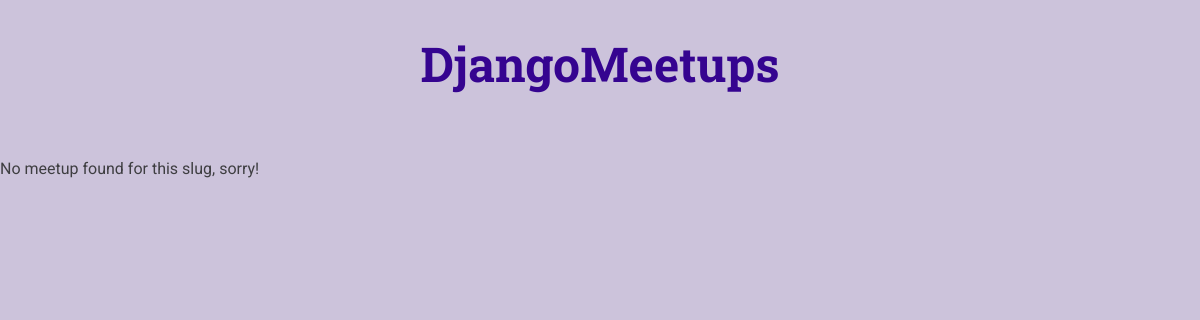
The page /a-fisrt-meetup on the database as committed earlier.
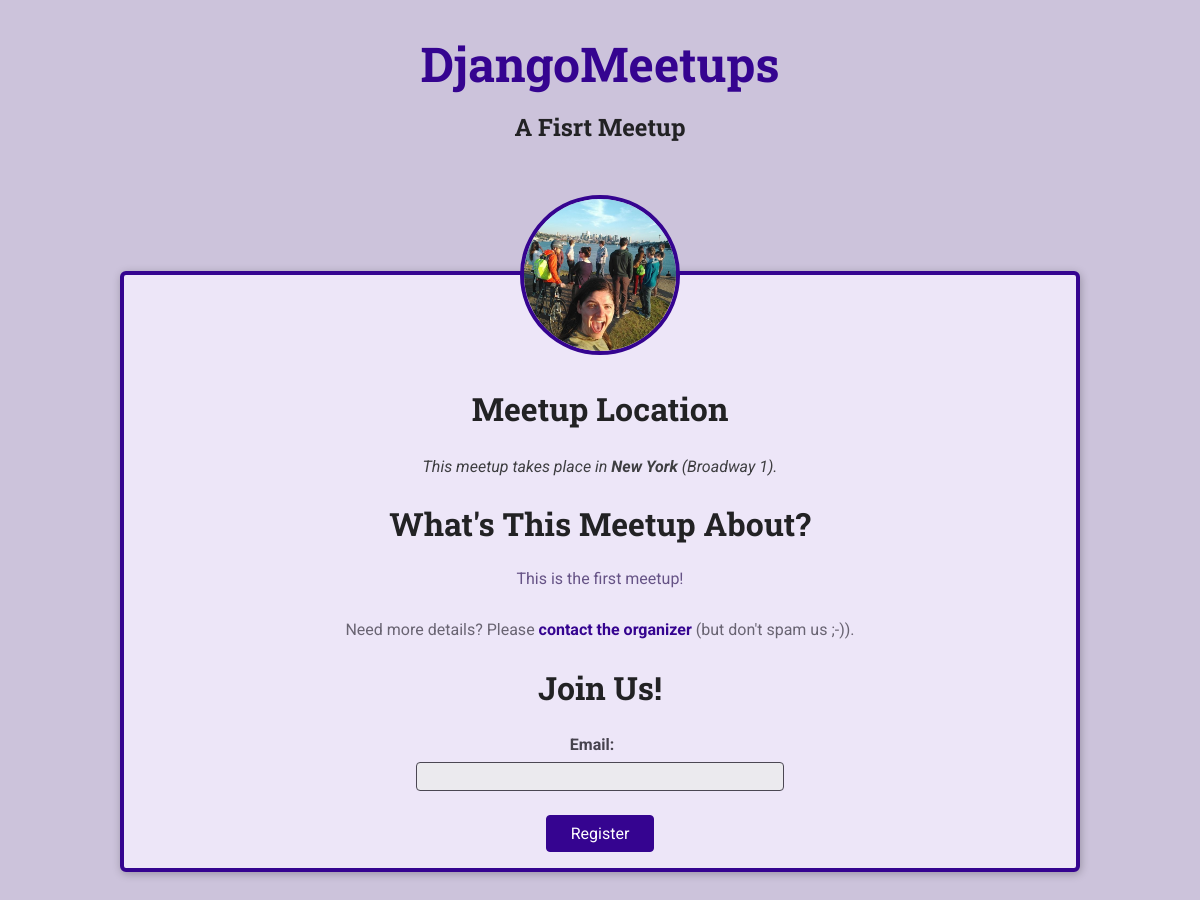
The same page on the database as committed later.
### meetups/models.py (models this page shows, shortened)
class Meetup(models.Model):
    title=models.CharField(max_length=200)
    organizer_email = models.EmailField()
    date= models.DateField()
    slug=models.SlugField(unique=True)
    description=models.TextField()
    image = models.ImageField(upload_to='images')
    location = models.ForeignKey(Location, on_delete=models.CASCADE)
    participants = models.ManyToManyField(Participant, blank = True, null=True)

class Location(models.Model):
    name=models.CharField(max_length=200)
    address = models.CharField(max_length=300)

### meetups/views.py (the view, shortened to what this page needs)
# urls.py: path('<slug:meetup_slug>', views.meetup_details, name='meetup-detail'), # our-domain.com/meetups/<dynamic-path-segment>
def meetup_details(request, meetup_slug):
    try:
        selected_meetup = Meetup.objects.get(slug=meetup_slug)
        if request.method == 'GET':
            registration_form = RegistrationForm()
        return render(request, 'meetups/meetup-details.html', {
                'meetup_found': True,
                'meetup': selected_meetup,
                'form': registration_form
            })
    except Exception as exc:
        return render(request, 'meetups/meetup-details.html', {
            'meetup_found': False
        })

### meetups/forms.py
class RegistrationForm(forms.ModelForm):
    class Meta:
        model=Participant
        fields=['email']

### meetups/templates/meetups/meetup-details.html (shortened to what this page needs)
{% extends 'meetups/base/base.html' %}
{% load static %}
{% block site_css %}
  <link rel="stylesheet" href="{% static 'meetups/styles/meetup-detail.css' %}">
{% endblock %}
{% block main_heading %}
  {{ meetup.title }}
{% endblock %}
{% block body %}
{% if meetup_found %}
<article>
  <img id='main-image' src="{{ meetup.image.url }}" alt="{{ image.title }}">
  <section id="location">
    <h2>Meetup Location</h2>
    <address>This meetup takes place in <span>{{ meetup.location.name }}</span> ({{meetup.location.address}}).</address>
  </section>
  <section id="details">
    <h2>What's This Meetup About?</h2>
    <p>{{ meetup.description }}</p>
    <footer>
      <p>Need more details? Please <a href="mailto:{{ meetup.organaizer_email}}">contact the organizer</a> (but don't spam us ;-)).</p>
    </footer>
  </section>
  <section id="registration">
    <h2>Join Us!</h2>
    <form action='{% url "meetup-detail" meetup.slug %}' method= 'POST'>
      <ul>
        {{ form.as_ul }}
      </ul>
      <div id='registration-actions'>
        <button>Register</button>
      </div>
    </form>
  </section>
</article>
{% else %}
<p>No meetup found for this slug, sorry!</p>
{% endif %}
{% endblock %}

### meetups/templates/meetups/base/base.html (shortened to what this page needs)
{% load static %}
<!DOCTYPE html>
<html lang="en">
<head>
    <link rel="stylesheet" href="{% static 'meetups/styles/base.css' %}">
    {% block site_css %}{% endblock %}
</head>
<body>
    <header id="main-header">
        <nav><a href="/meetups" id="main-logo">DjangoMeetups</a></nav>
        <h1>{% block main_heading %}{% endblock %}</h1>
    </header>
    <main>
        {% block body %}{% endblock %}
    </main>
</body>
</html>

### meetups/static/meetups/styles/base.css (style rules this page uses)
* { box-sizing: border-box; }
body { font-family: 'Roboto', sans-serif; margin: 0; background-color: #ccc3db; color: #3e3e41; }
h1, h2, h3 { font-family: 'Roboto Slab', sans-serif; color: #222224; }
button, .btn { cursor: pointer; font: inherit; padding: 0.5rem 1.5rem; background-color: #350490; border: 1px solid #350490; color: white; border-radius: 4px; text-decoration: none; }
#main-header { width: 100%; text-align: center; padding: 2rem 0; }
#main-header h1 { font-size: 1.5rem; }
#main-logo { font-size: 3rem; font-family: 'Roboto Slab', sans-serif; text-decoration: none; color: #350490; font-weight: bold; }

Rows that differ between the two databases and show on the page:
added Meetup: title "A Fisrt Meetup", image (picture), location.name "New York", location.address "Broadway 1", description "This is the first meetup!"
Other text that changed with them:
text no longer shown: "No meetup found for this slug, sorry!"
text now shown: "Meetup Location This meetup takes place in ( ). What's This Meetup About? Need more details? Please contact the organizer (but don't spam us ;-)). Join Us! Email: Register"
